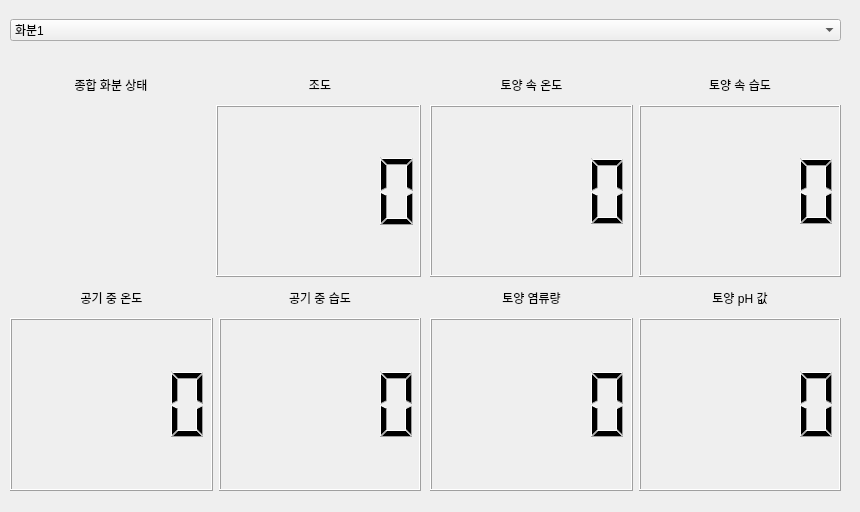
<?xml version="1.0" encoding="UTF-8"?>
<ui version="4.0">
 <class>Tab2PotStatusPannel</class>
 <widget class="QWidget" name="Tab2PotStatusPannel">
  <property name="geometry">
   <rect>
    <x>0</x>
    <y>0</y>
    <width>860</width>
    <height>512</height>
   </rect>
  </property>
  <property name="windowTitle">
   <string>Form</string>
  </property>
  <widget class="QWidget" name="horizontalLayoutWidget">
   <property name="geometry">
    <rect>
     <x>10</x>
     <y>10</y>
     <width>831</width>
     <height>41</height>
    </rect>
   </property>
   <layout class="QHBoxLayout" name="horizontalLayout">
    <item>
     <widget class="QComboBox" name="pCBPotNum">
      <property name="enabled">
       <bool>true</bool>
      </property>
      <property name="layoutDirection">
       <enum>Qt::LayoutDirection::LeftToRight</enum>
      </property>
      <property name="frame">
       <bool>true</bool>
      </property>
      <item>
       <property name="text">
        <string>화분1</string>
       </property>
      </item>
      <item>
       <property name="text">
        <string>화분2</string>
       </property>
      </item>
      <item>
       <property name="text">
        <string>화분3</string>
       </property>
      </item>
     </widget>
    </item>
   </layout>
  </widget>
  <widget class="QWidget" name="verticalLayoutWidget">
   <property name="geometry">
    <rect>
     <x>10</x>
     <y>70</y>
     <width>411</width>
     <height>421</height>
    </rect>
   </property>
   <layout class="QVBoxLayout" name="verticalLayout" stretch="1,6,1,6">
    <item>
     <layout class="QHBoxLayout" name="horizontalLayout_3">
      <property name="spacing">
       <number>7</number>
      </property>
      <item>
       <widget class="QLabel" name="label_2">
        <property name="text">
         <string>종합 화분 상태</string>
        </property>
        <property name="textFormat">
         <enum>Qt::TextFormat::AutoText</enum>
        </property>
        <property name="alignment">
         <set>Qt::AlignmentFlag::AlignCenter</set>
        </property>
       </widget>
      </item>
      <item>
       <widget class="QLabel" name="label_3">
        <property name="text">
         <string>조도</string>
        </property>
        <property name="alignment">
         <set>Qt::AlignmentFlag::AlignCenter</set>
        </property>
       </widget>
      </item>
     </layout>
    </item>
    <item>
     <layout class="QHBoxLayout" name="horizontalLayout_4">
      <item>
       <widget class="QLabel" name="plabelPotFace">
        <property name="maximumSize">
         <size>
          <width>200</width>
          <height>170</height>
         </size>
        </property>
        <property name="styleSheet">
         <string notr="true">border-color: rgb(222, 221, 218);</string>
        </property>
        <property name="text">
         <string/>
        </property>
        <property name="pixmap">
         <pixmap resource="STF_Image.qrc">:/STF_Image/STF_Image/STF_Smile.png</pixmap>
        </property>
        <property name="scaledContents">
         <bool>true</bool>
        </property>
       </widget>
      </item>
      <item>
       <widget class="QLCDNumber" name="pLNPotIllu"/>
      </item>
     </layout>
    </item>
    <item>
     <layout class="QHBoxLayout" name="horizontalLayout_6">
      <item>
       <widget class="QLabel" name="label_4">
        <property name="text">
         <string>공기 중 온도</string>
        </property>
        <property name="alignment">
         <set>Qt::AlignmentFlag::AlignCenter</set>
        </property>
       </widget>
      </item>
      <item>
       <widget class="QLabel" name="label_5">
        <property name="text">
         <string>공기 중 습도</string>
        </property>
        <property name="alignment">
         <set>Qt::AlignmentFlag::AlignCenter</set>
        </property>
       </widget>
      </item>
     </layout>
    </item>
    <item>
     <layout class="QHBoxLayout" name="horizontalLayout_8">
      <item>
       <widget class="QLCDNumber" name="pLNPotAirTemp"/>
      </item>
      <item>
       <widget class="QLCDNumber" name="pLNPotAirHumi"/>
      </item>
     </layout>
    </item>
   </layout>
  </widget>
  <widget class="QWidget" name="verticalLayoutWidget_2">
   <property name="geometry">
    <rect>
     <x>430</x>
     <y>70</y>
     <width>411</width>
     <height>421</height>
    </rect>
   </property>
   <layout class="QVBoxLayout" name="verticalLayout_2" stretch="1,6,1,6">
    <item>
     <layout class="QHBoxLayout" name="horizontalLayout_9">
      <item>
       <widget class="QLabel" name="label_6">
        <property name="text">
         <string>토양 속 온도</string>
        </property>
        <property name="alignment">
         <set>Qt::AlignmentFlag::AlignCenter</set>
        </property>
       </widget>
      </item>
      <item>
       <widget class="QLabel" name="label_7">
        <property name="text">
         <string>토양 속 습도</string>
        </property>
        <property name="alignment">
         <set>Qt::AlignmentFlag::AlignCenter</set>
        </property>
       </widget>
      </item>
     </layout>
    </item>
    <item>
     <layout class="QHBoxLayout" name="horizontalLayout_10">
      <item>
       <widget class="QLCDNumber" name="pLNPotGndTemp"/>
      </item>
      <item>
       <widget class="QLCDNumber" name="pLNPotGndHumi"/>
      </item>
     </layout>
    </item>
    <item>
     <layout class="QHBoxLayout" name="horizontalLayout_11">
      <item>
       <widget class="QLabel" name="label_8">
        <property name="text">
         <string>토양 염류량</string>
        </property>
        <property name="alignment">
         <set>Qt::AlignmentFlag::AlignCenter</set>
        </property>
       </widget>
      </item>
      <item>
       <widget class="QLabel" name="label_9">
        <property name="text">
         <string>토양 pH 값</string>
        </property>
        <property name="alignment">
         <set>Qt::AlignmentFlag::AlignCenter</set>
        </property>
       </widget>
      </item>
     </layout>
    </item>
    <item>
     <layout class="QHBoxLayout" name="horizontalLayout_14">
      <item>
       <widget class="QLCDNumber" name="pLNPotGndEC"/>
      </item>
      <item>
       <widget class="QLCDNumber" name="pLNPotGndPH"/>
      </item>
     </layout>
    </item>
   </layout>
  </widget>
 </widget>
 <resources>
  <include location="STF_Image.qrc"/>
 </resources>
 <connections/>
</ui>
